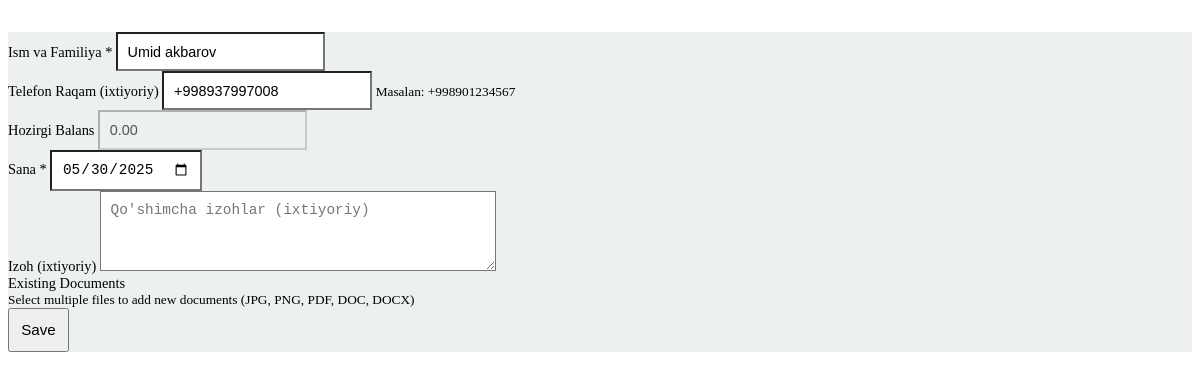
/xaridorlar/edit/6/ (signed in), run on an earlier commit of the app's database.
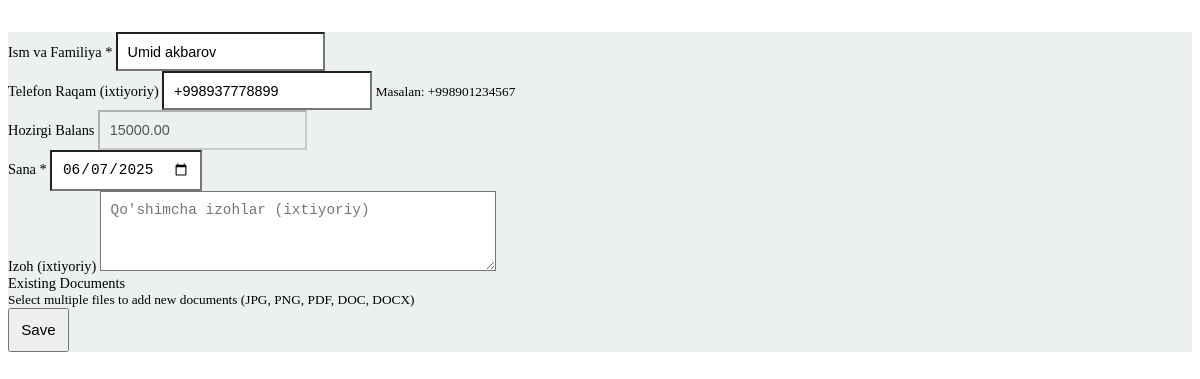
And on a later commit of the database.
### xaridorlar/models.py (models this page shows, shortened)
class Xaridor(models.Model):
    user = models.ForeignKey(
        User,
        on_delete=models.CASCADE,
        related_name='xaridorlar',
        verbose_name="Foydalanuvchi"
    )
    ism_familiya = models.CharField(
        max_length=100,
        verbose_name="Ism va Familiya"
    )
    telefon_raqam = PhoneNumberField(
        blank=True,
        null=True,
        verbose_name="Telefon Raqam",
        help_text="Masalan: +998901234567"
    )
    hozirgi_balans = models.DecimalField(
        max_digits=15,
        decimal_places=2,
        default=0,
        validators=[MinValueValidator(0)],
        verbose_name="Hozirgi Balans",
        blank=True
    )
    sana = models.DateField(verbose_name="Sana")
    izoh = models.TextField(
        verbose_name="Izoh",
        blank=True,
        null=True
    )
    created_date = models.DateTimeField(
        auto_now_add=True,
        verbose_name="Yaratilgan sana"
    )
    def update_financials(self):
        from chiqim.models import Chiqim
        total_debt = Chiqim.objects.filter(xaridor=self).aggregate(total=models.Sum('qoldiq_summa'))['total'] or 0
        self.hozirgi_balans = total_debt
        self.save(update_fields=['hozirgi_balans'])
    class Meta:
        verbose_name = "Xaridor"
        verbose_name_plural = "Xaridorlar"
        indexes = [
            models.Index(fields=['user']),
            models.Index(fields=['ism_familiya']),
        ]

### xaridorlar/views.py (the view, shortened to what this page needs)
# urls.py: path('edit/<int:id>/', views.xaridor_edit, name='edit_xaridor'),
@login_required
def xaridor_edit(request, id):
    xaridor = get_object_or_404(Xaridor, id=id)
    xaridor_form = XaridorForm(instance=xaridor)
    if request.headers.get('X-Requested-With') == 'XMLHttpRequest':
        html = render_to_string('xaridorlar/edit_xaridor.html', {
            'xaridor_form': xaridor_form,
            'xaridor': xaridor
        }, request=request)
        return JsonResponse({'html': html})
    return render(request, 'xaridorlar/edit_xaridor.html', {
        'xaridor_form': xaridor_form,
        'xaridor': xaridor
    })

### templates/xaridorlar/edit_xaridor.html (shortened to what this page needs)
<div class="p-4">
    <form method="POST" enctype="multipart/form-data" id="customer-edit-form" action="{% url 'edit_xaridor' xaridor.id %}" class="ajax-form">
        <div id="errorContainer" class="alert alert-danger d-none"></div>
        <div class="card p-3">
            {% for field in xaridor_form %}
            <div class="mb-3">
                <label for="{{ field.id_for_label }}" class="form-label">
                    {{ field.label }} {% if field.field.required %}<span class="text-danger">*</span>{% endif %}
                </label>
                {{ field }}
                {% if field.help_text %}
                <small class="form-text text-muted">{{ field.help_text }}</small>
                {% endif %}
            </div>
            {% endfor %}
            <div class="mb-3">
                <label class="form-label">Existing Documents</label>
            </div>
            <div class="mb-3">
                <small class="form-text text-muted">Select multiple files to add new documents (JPG, PNG, PDF, DOC, DOCX)</small>
            </div>
            <button type="submit" class="btn btn-accent w-100" data-original-text="Save">
                Save
            </button>
        </div>
    </form>
</div>

What changed in the data, as far as the page shows it:
changed Xaridor "Umid akbarov": telefon_raqam "+998937997008" → "+998937778899"; hozirgi_balans "0.00" → "15000.00"; sana "05/30/2025" → "06/07/2025"
